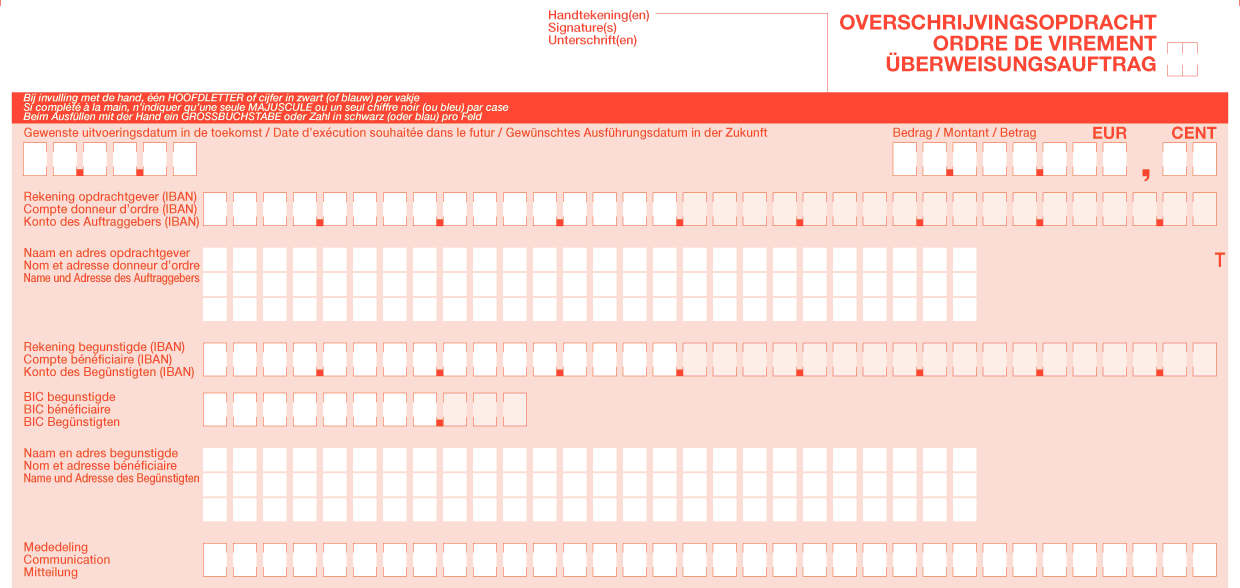
#> input picture Overschrijvingsformulier.png, 1240 x 588 px
$ python Overschrijving.py
#> lines starting #> are read from the running program, lines starting #| are printed output that depends on the picture
# -*- coding: utf-8 -*-
from PIL import Image
from PIL import ImageFont
from PIL import ImageDraw


class Overschrijving:
    spatie_x = 4
    box_x = 26

    spatie_y = 2
    box_y = 22

    offset_y = 7
    offset_y_klein = 2
    len_regel = 26

    loc_datum_x = 23
    loc_datum_y = 142 - offset_y

    loc_bedrag_x = 892
    loc_bedrag_y = loc_datum_y
    len_bedrag = 8

    loc_cent_x = 1162
    loc_cent_y = loc_datum_y
    len_cent = 2

    loc_r_opdracht_x = 203
    loc_r_opdracht_y = 192 - offset_y

    loc_i_opdracht_x = loc_r_opdracht_x
    loc_i_opdracht_y = 248 - offset_y_klein

    loc_r_besch_x = loc_r_opdracht_x
    loc_r_besch_y = 342 - offset_y

    loc_b_besch_x = loc_r_opdracht_x
    loc_b_besch_y = 392 - offset_y

    loc_i_besch_x = loc_r_opdracht_x
    loc_i_besch_y = 448 - offset_y_klein

    loc_mededeling_x = loc_r_opdracht_x
    loc_mededeling_y = 543 - offset_y

    def __init__(self, **kwargs):
        # font = ImageFont.truetype(<font-file>, <font-size>)
        self.font = ImageFont.truetype("cour.ttf", 45)
        self.font_klein = ImageFont.truetype("cour.ttf", 24)
        self.reset()
        self.set_waarde(**kwargs)

    def reset(self):
        self.img = Image.open("Overschrijvingsformulier.png").convert('RGBA')
        self.draw = ImageDraw.Draw(self.img, 'RGBA')

    def set_waarde(self, datum="", bedrag="", cent="00", r_opdracht="", i_opdracht="",
                   r_besch="", b_besch="", i_besch="", mededeling=""):
        self.datum = str(datum)
        self.bedrag = str(bedrag)
        self.cent = str(cent)
        self.r_opdracht = str(r_opdracht)
        self.i_opdracht = str(i_opdracht)
        self.r_besch = str(r_besch)
        self.b_besch = str(b_besch)
        self.i_besch = str(i_besch)
        self.mededeling = str(mededeling)

    @staticmethod
    def offset_x(lengte, aantal):
        return (lengte - aantal) * (Overschrijving.box_x + Overschrijving.spatie_x)

    def schrijf(self):
        self.schrijf_string(Overschrijving.loc_datum_x, Overschrijving.loc_datum_y, self.datum)

        self.schrijf_string(Overschrijving.loc_bedrag_x, Overschrijving.loc_bedrag_y, self.bedrag,
                            lengte=Overschrijving.len_bedrag)

        self.schrijf_string(Overschrijving.loc_cent_x, Overschrijving.loc_cent_y, self.cent,
                            lengte=Overschrijving.len_cent)

        self.schrijf_string(Overschrijving.loc_r_opdracht_x, Overschrijving.loc_r_opdracht_y, self.r_opdracht)

        self.schrijf_string(Overschrijving.loc_i_opdracht_x, Overschrijving.loc_i_opdracht_y, self.i_opdracht,
                            font=self.font_klein, max_len=Overschrijving.len_regel)

        self.schrijf_string(Overschrijving.loc_r_besch_x, Overschrijving.loc_r_besch_y, self.r_besch)

        self.schrijf_string(Overschrijving.loc_b_besch_x, Overschrijving.loc_b_besch_y, self.b_besch)

        self.schrijf_string(Overschrijving.loc_i_besch_x, Overschrijving.loc_i_besch_y, self.i_besch,
                            font=self.font_klein, max_len=Overschrijving.len_regel)

        self.schrijf_string(Overschrijving.loc_mededeling_x, Overschrijving.loc_mededeling_y, self.mededeling)

    def schrijf_string(self, x, y, string, lengte=None, font=None, max_len=-1):
        string = string.replace("\r", "")
        if not lengte:
            lengte = len(string)
        off_x = x + Overschrijving.offset_x(lengte, len(string))
        off_y = y
        char = 0
        for i in string:
            if char == max_len or i == '\n':
                off_y += Overschrijving.spatie_y + Overschrijving.box_y
                off_x = x + Overschrijving.offset_x(lengte, len(string))
                char = 0
                if i.isspace():
                    continue
            self.schrijf_leter(off_x, off_y, i, font=font)
            off_x += Overschrijving.offset_x(1, 0)
            char += 1

    def schrijf_leter(self, x, y, letter, font=None):
        if not font:
            font = self.font
        # draw.text((x, y),"Sample Text",(r,g,b))
        self.draw.text((x, y), letter, (0, 0, 0, 255), font=font)

    def save(self, uit='out.png'):
        self.img.save(uit, "PNG")

    def run(self):
        self.schrijf()
        self.save()
#> in save, `self.img.save(uit, "PNG")`:
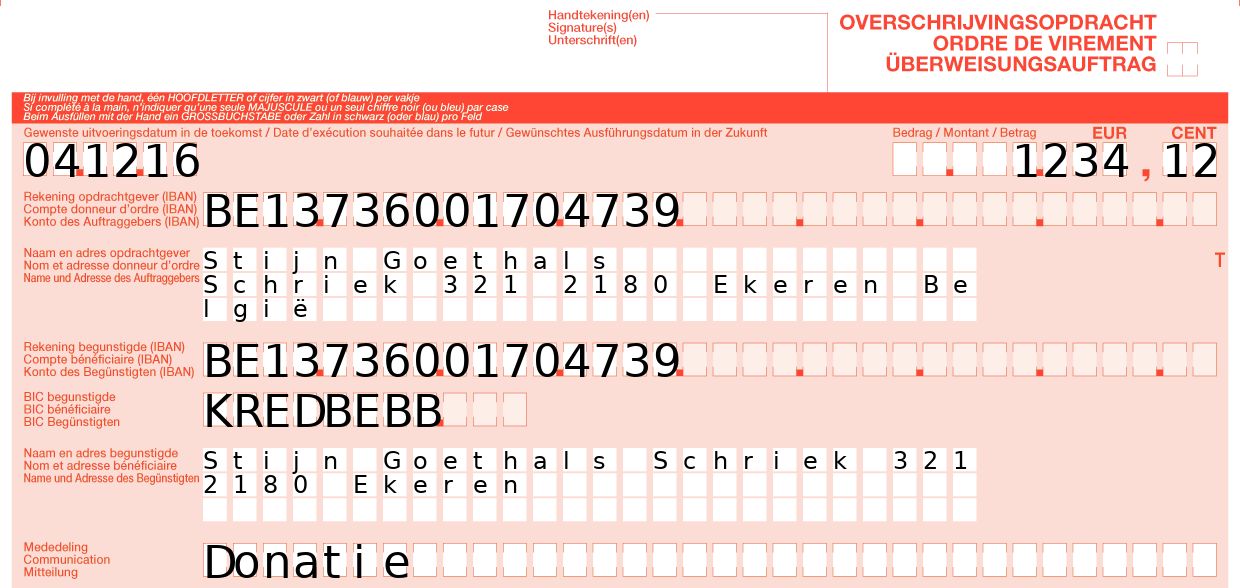
#> saved as out.png: PIL image 1240x588 RGBA; mean R, G, B, A 245.4, 215.4, 209.2, 255

    def get_image(self):
        return self.img
if __name__ == "__main__":
    overschrijving = Overschrijving(datum="041216", bedrag="1234", cent="12", r_opdracht="BE13736001704739",
                                    i_opdracht="Stijn Goethals\nSchriek 321 2180 Ekeren België",
                                    r_besch="BE13736001704739", b_besch="KREDBEBB ",
                                    i_besch="Stijn Goethals Schriek 321 2180 Ekeren", mededeling="Donatie")
    overschrijving.run()
